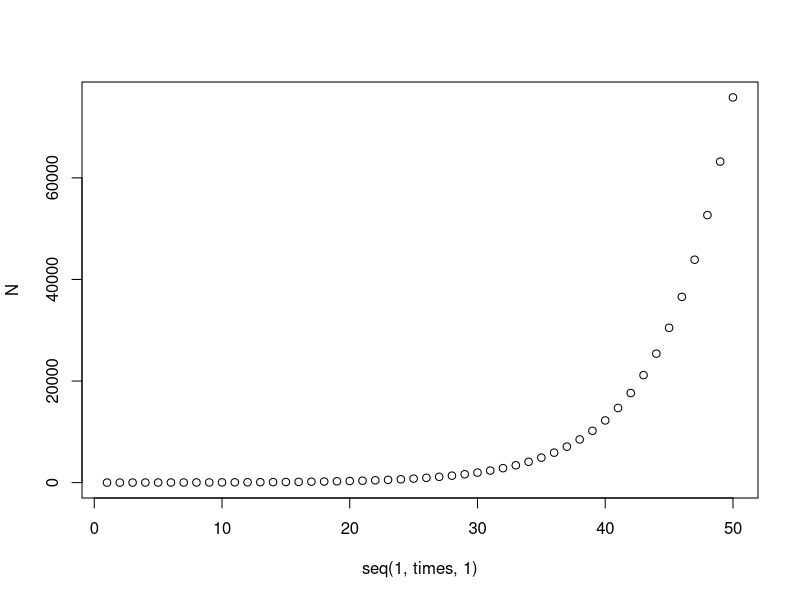
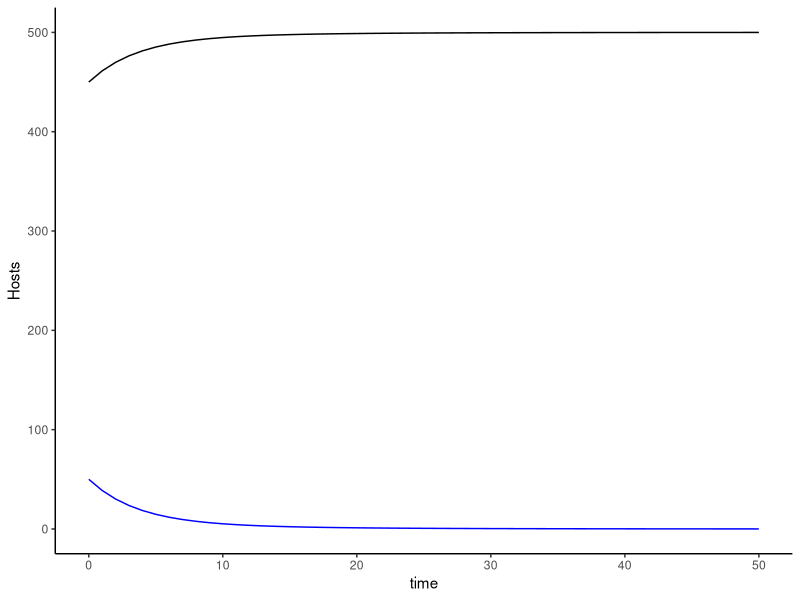
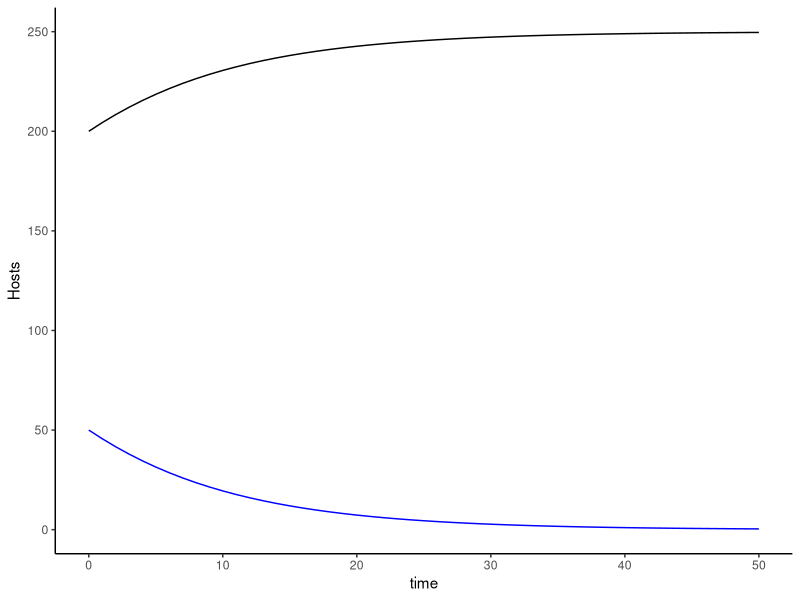

These charts were generated, in order, by the following R code:
## ---- chunk 1

library(tidyverse)
library(deSolve)

## ---- chunk 2

# Set up some master controls such that it is easier to customize model later on

N0 <- 10 # Initial population size
R <- 1.2 # Reproductive factor

N1 <- R*N0; N1 

## ---- chunk 3

N0 <- 10 # Initial population size
R <- 1.2 # Reproductive ratio
times <- 50 # Number of time steps

N <- c() # Make empty vector to store population size at each time step
N[1] <- N0 # Initiate vector

# Make for loop to iterate through the model 50 times
# Running (times-1) iterations gets us to generation N[i+1]

for (i in 1:(times-1)) { 
  N[i+1] = R*N[i]
  }

# Plot the newly loaded N vector 

plot(seq(1, times, 1), N)

## ---- chunk 4

N0 <- 10 # Initial population size
r <- 0.5 # Intrinsic growth rate
K <- 1000 # Carrying capacity
times <- 50 # Number of time steps

## ---- chunk 5

times <- 50; # Time is per day               
timevec <- seq(0, times, 1) # Vector of times for which integration is evaluated 

## ---- chunk 6

# Units are assumed to be /day

mu.h <- 0.05; mu.m <- 0.1 # Natural mortality
psi.h <- 0.1; psi.m <- 0.1 # Probability of infection upon exposure
b <- 0.25 # Biting rate
N <- 500 # Total population size (closed population)
beta <- b/N # per capita biting rate
gamma <- 0.03 # Recovery rate (host only)
alpha <- 0.2 # disease mortality rate (host only)

# String it all up as a vector

parms <- c(mu.h, mu.m, psi.h, psi.m, b, N, beta, gamma, alpha)

## ---- chunk 7

s.h0 <- 450; i.h0 <- 50 # Host
s.m0 <- 200; i.m0 <- 50 # Vector

# Make into another vector

Y0 <- c(s.h0, i.h0, s.m0, i.m0)

## ---- chunk 8

odeequations <- function(t,y,parms) 
{
  # Retype parms and initial conditions
  # This will link parameters set "outside" of the function to the equations "inside"

  # Natural mortality parms
  mu.h<-parms[1]; mu.m<-parms[2]
  
  # Probability of infection parms
  psi.h<-parms[3]; psi.m<-parms[4] 
  
  # Biting rate parms
  b<-parms[5]; N<-parms[6]; beta<-parms[7]
  
  #recovery parms
  gamma<-parms[8];
  
  #virulence 
  alpha<-parms[9];
  
  # Initial conditions
  s.h <- y[1]; i.h <- y[2]; s.m <- y[3]; i.m <- y[4]
  
  # These are the differential equations
  dsh = (mu.h*s.h + (mu.h + alpha)*i.h) - (mu.h + beta*i.m*psi.h)*s.h + gamma*i.h
  dih = beta*i.m*psi.h*s.h - (gamma + mu.h + alpha)*i.h
  dsm = mu.m*(s.m + i.m) - (mu.m + beta*i.h*psi.m)*s.m 
  dim = beta*i.h*psi.m*s.m - mu.m*i.m 
  
  return(list(c(dsh, dih, dsm, dim))); 
  
}

## ---- chunk 9

odeoutput1 <- lsoda(Y0,timevec,odeequations,parms)

## ---- chunk 10

head(odeoutput1)

## ---- chunk 11

colnames(odeoutput1)[2:5] <- c("S.h", "I.h", "S.m", "I.m")
odeoutput1 <- as.data.frame(odeoutput1)

## ---- chunk 12

ggplot() +
  geom_line(data=odeoutput1, aes(x=time, y=S.h), colour="black") +
  geom_line(data=odeoutput1, aes(x=time, y=I.h), colour="blue") +
  labs(y="Hosts") + 
  theme_classic()

ggplot() +
  geom_line(data=odeoutput1, aes(x=time, y=S.m), colour="black") +
  geom_line(data=odeoutput1, aes(x=time, y=I.m), colour="blue") +
  labs(y="Hosts") + 
  theme_classic()
  
